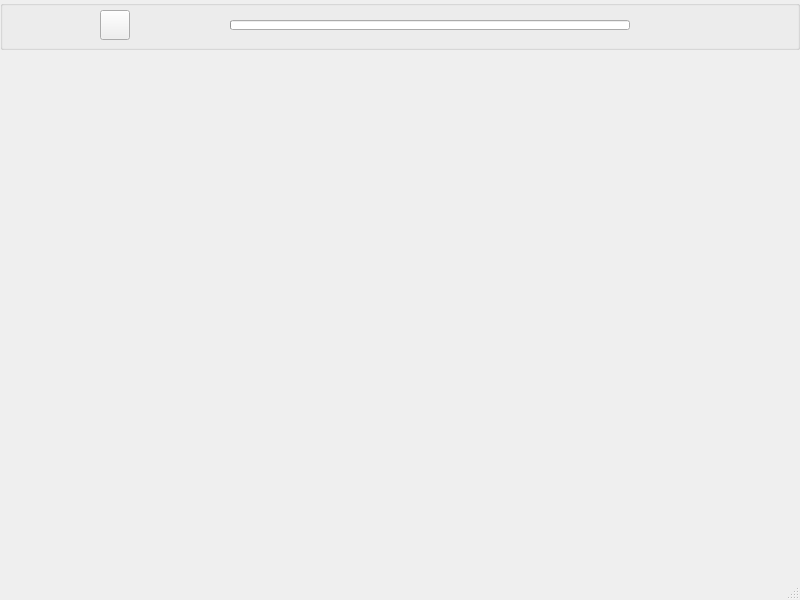
<?xml version="1.0" encoding="UTF-8"?>
<ui version="4.0">
 <class>MainWindow</class>
 <widget class="QMainWindow" name="MainWindow">
  <property name="geometry">
   <rect>
    <x>0</x>
    <y>0</y>
    <width>800</width>
    <height>600</height>
   </rect>
  </property>
  <property name="windowTitle">
   <string>MainWindow</string>
  </property>
  <widget class="QWidget" name="centralwidget">
   <widget class="QGroupBox" name="groupBox">
    <property name="geometry">
     <rect>
      <x>0</x>
      <y>0</y>
      <width>800</width>
      <height>50</height>
     </rect>
    </property>
    <property name="title">
     <string/>
    </property>
    <widget class="QToolButton" name="play_button">
     <property name="geometry">
      <rect>
       <x>100</x>
       <y>10</y>
       <width>30</width>
       <height>30</height>
      </rect>
     </property>
     <property name="autoFillBackground">
      <bool>true</bool>
     </property>
     <property name="text">
      <string/>
     </property>
     <property name="icon">
      <iconset>
       <normaloff>play.png</normaloff>
       <normalon>pause.png</normalon>
       <activeon>play.png</activeon>
       <selectedon>play.png</selectedon>play.png</iconset>
     </property>
     <property name="iconSize">
      <size>
       <width>100</width>
       <height>100</height>
      </size>
     </property>
     <property name="checkable">
      <bool>true</bool>
     </property>
     <property name="toolButtonStyle">
      <enum>Qt::ToolButtonIconOnly</enum>
     </property>
    </widget>
    <widget class="QProgressBar" name="playback">
     <property name="geometry">
      <rect>
       <x>230</x>
       <y>20</y>
       <width>400</width>
       <height>10</height>
      </rect>
     </property>
     <property name="value">
      <number>0</number>
     </property>
     <property name="textVisible">
      <bool>false</bool>
     </property>
    </widget>
   </widget>
  </widget>
  <widget class="QMenuBar" name="menubar">
   <property name="geometry">
    <rect>
     <x>0</x>
     <y>0</y>
     <width>800</width>
     <height>22</height>
    </rect>
   </property>
  </widget>
  <widget class="QStatusBar" name="statusbar"/>
 </widget>
 <resources/>
 <connections/>
</ui>
